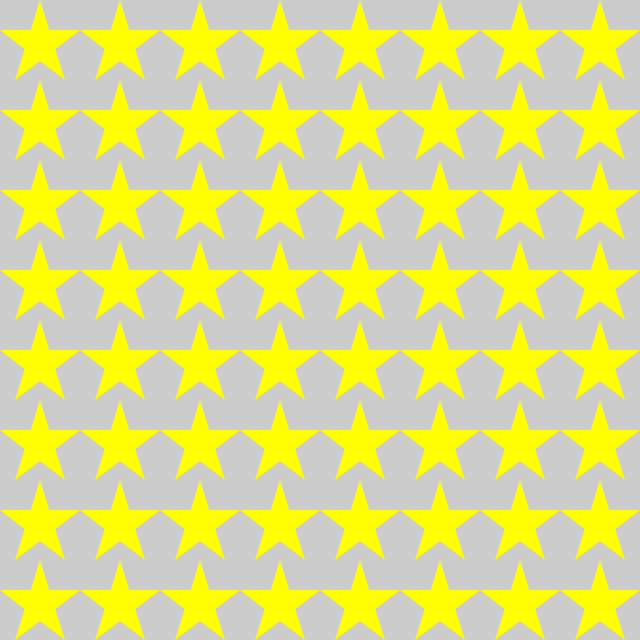
Frame 1 (no input)
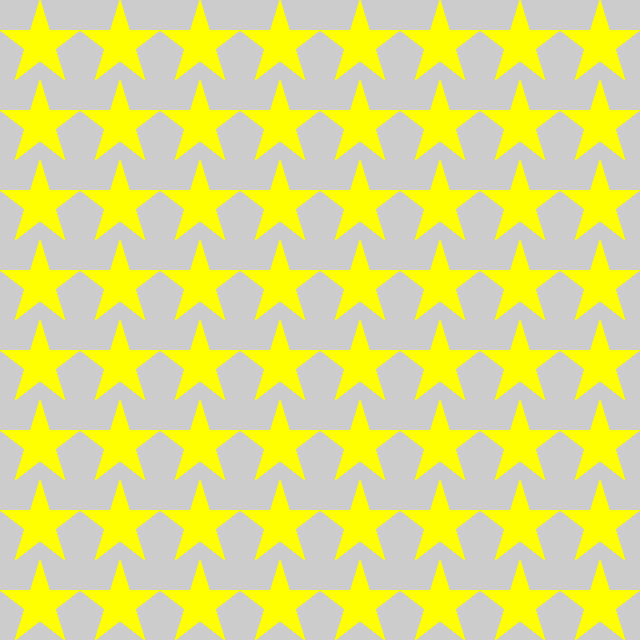
Frame 60 (the mouse pressed at the canvas centre just before this capture)
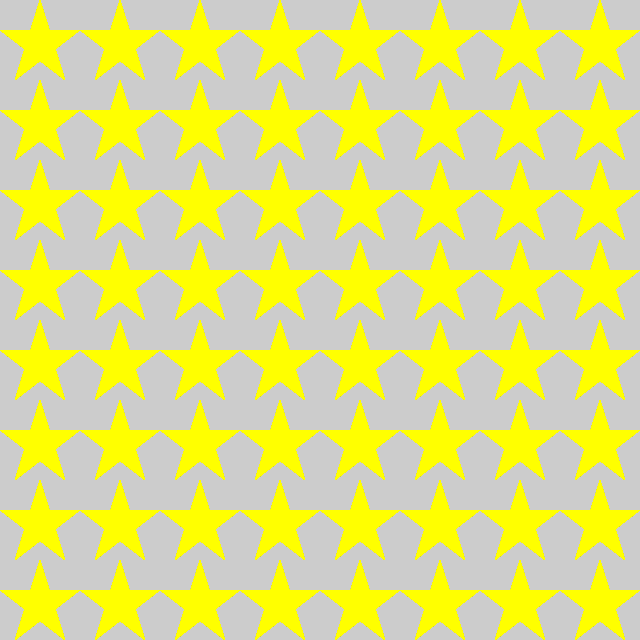
Frame 120 (the mouse held since frame 60 and released just before this capture)

The Processing sketch that drew these frames (run headless with seeded random() and noise(); from frame 60 on, the mouse is pressed at the canvas centre):

// Processing sketch: processing_105531
// ── processing_105531.pde

void setup(){
  size(640,640);
  noFill();
  float offset=20; 
}

void draw(){
  
  for (float posx=0;posx<9;posx++){
    for(float posy=0;posy<9;posy++){
      star(80*(posx+0.5),80*(posy+0.5));
    }
  }
    
}

void star(float x,float y){
  //scale(scaler);
  noStroke();
  fill(255,255,0);
  beginShape();
  vertex(x,y-40);
  vertex(x-25,y+40);
  vertex(x+40,y-10);
  vertex(x-40,y-10);
  vertex(x+25,y+40);
  vertex(x,y-40);
  endShape();
}
